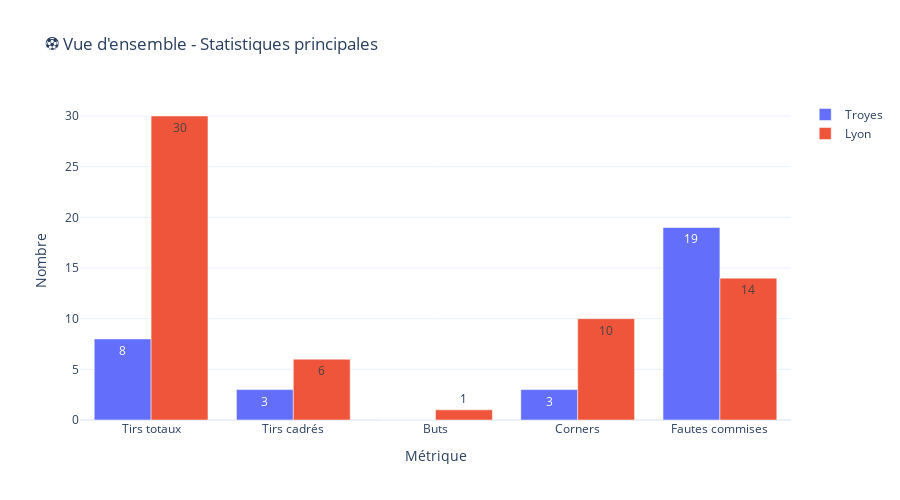

Notebook cell for this chart:
### Markdown cell above
## 📈 Section 3 : Visualisations interactives - Vue d'ensemble

### 🎓 Leçon : Dashboard multi-métriques
Un bon rapport visuel commence par une vue d'ensemble des métriques principales.

### Code cell
# Graphique 1 : Comparaison des métriques principales

metriques_principales = ['Tirs totaux', 'Tirs cadrés', 'Buts', 'Corners', 'Fautes commises']

fig = go.Figure()

for idx, row in stats_df.iterrows():
    fig.add_trace(go.Bar(
        name=row['Équipe'],
        x=metriques_principales,
        y=[row[m] for m in metriques_principales],
        text=[row[m] for m in metriques_principales],
        textposition='auto',
    ))

fig.update_layout(
    title='⚽ Vue d\'ensemble - Statistiques principales',
    xaxis_title='Métrique',
    yaxis_title='Nombre',
    barmode='group',
    template='plotly_white',
    height=500,
    hovermode='x unified',
    font=dict(size=12)
)

fig.show()

print("💡 Cliquez sur une équipe dans la légende pour la masquer/afficher")

### Figure 1 — Plotly figure (JSON) as saved in the notebook; plotly's stock layout.template omitted (floating-point values rounded to 4 significant figures)
{"data": [{"name": "Troyes", "text": ["8", "3", "0", "3", "19"], "textposition": "auto", "type": "bar", "x": ["Tirs totaux", "Tirs cadrés", "Buts", "Corners", "Fautes commises"], "y": [8, 3, 0, 3, 19]}, {"name": "Lyon", "text": ["30", "6", "1", "10", "14"], "textposition": "auto", "type": "bar", "x": ["Tirs totaux", "Tirs cadrés", "Buts", "Corners", "Fautes commises"], "y": [30, 6, 1, 10, 14]}], "layout": {"barmode": "group", "font": {"size": 12}, "height": 500, "hovermode": "x unified", "title": {"text": "⚽ Vue d'ensemble - Statistiques principales"}, "xaxis": {"title": {"text": "Métrique"}}, "yaxis": {"title": {"text": "Nombre"}}}}
